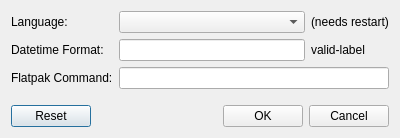
<?xml version="1.0" encoding="UTF-8"?>
<ui version="4.0">
 <class>SettingsDialog</class>
 <widget class="QDialog" name="SettingsDialog">
  <property name="geometry">
   <rect>
    <x>0</x>
    <y>0</y>
    <width>400</width>
    <height>138</height>
   </rect>
  </property>
  <property name="windowTitle">
   <string>Settings</string>
  </property>
  <layout class="QVBoxLayout" name="verticalLayout">
   <item>
    <layout class="QGridLayout" name="gridLayout">
     <item row="1" column="0">
      <widget class="QLabel" name="label_2">
       <property name="text">
        <string>Datetime Format:</string>
       </property>
      </widget>
     </item>
     <item row="1" column="1">
      <widget class="QLineEdit" name="datetime_format_edit"/>
     </item>
     <item row="0" column="0">
      <widget class="QLabel" name="label">
       <property name="text">
        <string>Language:</string>
       </property>
      </widget>
     </item>
     <item row="0" column="1">
      <widget class="QComboBox" name="language_box"/>
     </item>
     <item row="0" column="2">
      <widget class="QLabel" name="label_3">
       <property name="text">
        <string>(needs restart)</string>
       </property>
      </widget>
     </item>
     <item row="1" column="2">
      <widget class="QLabel" name="datetime_format_preview_label">
       <property name="text">
        <string notr="true">valid-label</string>
       </property>
      </widget>
     </item>
     <item row="2" column="0">
      <widget class="QLabel" name="label_4">
       <property name="text">
        <string>Flatpak Command:</string>
       </property>
      </widget>
     </item>
     <item row="2" column="1" colspan="2">
      <widget class="QLineEdit" name="flatpak_command_edit"/>
     </item>
    </layout>
   </item>
   <item>
    <spacer name="verticalSpacer">
     <property name="orientation">
      <enum>Qt::Vertical</enum>
     </property>
     <property name="sizeHint" stdset="0">
      <size>
       <width>20</width>
       <height>40</height>
      </size>
     </property>
    </spacer>
   </item>
   <item>
    <layout class="QHBoxLayout" name="horizontalLayout">
     <item>
      <widget class="QPushButton" name="reset_button">
       <property name="text">
        <string>Reset</string>
       </property>
      </widget>
     </item>
     <item>
      <spacer name="horizontalSpacer">
       <property name="orientation">
        <enum>Qt::Horizontal</enum>
       </property>
       <property name="sizeHint" stdset="0">
        <size>
         <width>40</width>
         <height>20</height>
        </size>
       </property>
      </spacer>
     </item>
     <item>
      <widget class="QPushButton" name="ok_button">
       <property name="text">
        <string>OK</string>
       </property>
      </widget>
     </item>
     <item>
      <widget class="QPushButton" name="cancel_button">
       <property name="text">
        <string>Cancel</string>
       </property>
      </widget>
     </item>
    </layout>
   </item>
  </layout>
 </widget>
 <resources/>
 <connections/>
</ui>
